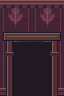

The image is a tile-based game level rendered from a .tmx file. Its description and complete source (layers, tilesets, objects, tile grids) follow:
An orthogonal 2x3 tile map with 32x32 px tiles, 1 tile layer (Assembly), 3 tilesets.

<map version="1.10" orientation="orthogonal" renderorder="right-down" width="2" height="3" tilewidth="32" tileheight="32" infinite="0" nextlayerid="2" nextobjectid="1">
  <tileset firstgid="1" source="../floors.tsx" />
  <tileset firstgid="321" source="../walls.tsx" />
  <tileset firstgid="961" source="../architecture.tsx" />
  <layer id="1" name="Assembly" width="2" height="3">
    <data encoding="csv">
333,334,
349,350,
365,366
</data>
  </layer>
</map>
